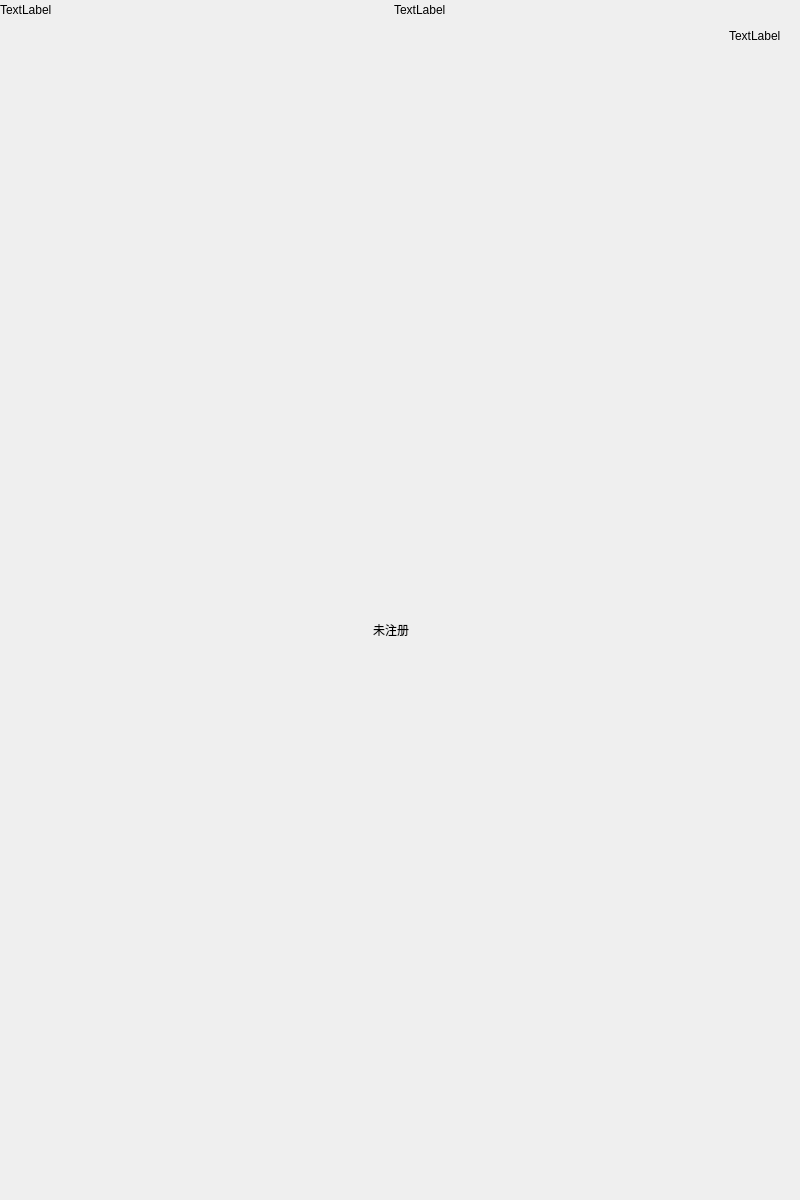
<?xml version="1.0" encoding="UTF-8"?>
<ui version="4.0">
 <class>noregisteredForm</class>
 <widget class="QWidget" name="noregisteredForm">
  <property name="geometry">
   <rect>
    <x>0</x>
    <y>0</y>
    <width>800</width>
    <height>1200</height>
   </rect>
  </property>
  <property name="windowTitle">
   <string>Form</string>
  </property>
  <widget class="QWidget" name="layoutWidget">
   <property name="geometry">
    <rect>
     <x>0</x>
     <y>0</y>
     <width>781</width>
     <height>1181</height>
    </rect>
   </property>
   <layout class="QVBoxLayout" name="verticalLayout">
    <item>
     <layout class="QHBoxLayout" name="horizontalLayout">
      <item>
       <widget class="QLabel" name="label_day">
        <property name="text">
         <string>TextLabel</string>
        </property>
       </widget>
      </item>
      <item>
       <spacer name="horizontalSpacer">
        <property name="orientation">
         <enum>Qt::Horizontal</enum>
        </property>
        <property name="sizeHint" stdset="0">
         <size>
          <width>40</width>
          <height>20</height>
         </size>
        </property>
       </spacer>
      </item>
      <item>
       <widget class="QLabel" name="label_time">
        <property name="text">
         <string>TextLabel</string>
        </property>
       </widget>
      </item>
      <item>
       <spacer name="horizontalSpacer_2">
        <property name="orientation">
         <enum>Qt::Horizontal</enum>
        </property>
        <property name="sizeHint" stdset="0">
         <size>
          <width>40</width>
          <height>20</height>
         </size>
        </property>
       </spacer>
      </item>
     </layout>
    </item>
    <item>
     <layout class="QHBoxLayout" name="horizontalLayout_2">
      <item>
       <spacer name="horizontalSpacer_7">
        <property name="orientation">
         <enum>Qt::Horizontal</enum>
        </property>
        <property name="sizeHint" stdset="0">
         <size>
          <width>40</width>
          <height>20</height>
         </size>
        </property>
       </spacer>
      </item>
      <item>
       <widget class="QLabel" name="label_count">
        <property name="text">
         <string>TextLabel</string>
        </property>
       </widget>
      </item>
     </layout>
    </item>
    <item>
     <spacer name="verticalSpacer_2">
      <property name="orientation">
       <enum>Qt::Vertical</enum>
      </property>
      <property name="sizeHint" stdset="0">
       <size>
        <width>20</width>
        <height>40</height>
       </size>
      </property>
     </spacer>
    </item>
    <item>
     <layout class="QHBoxLayout" name="horizontalLayout_3">
      <item>
       <spacer name="horizontalSpacer_3">
        <property name="orientation">
         <enum>Qt::Horizontal</enum>
        </property>
        <property name="sizeHint" stdset="0">
         <size>
          <width>40</width>
          <height>20</height>
         </size>
        </property>
       </spacer>
      </item>
      <item>
       <widget class="QLabel" name="label_pic">
        <property name="text">
         <string/>
        </property>
        <property name="pixmap">
         <pixmap resource="plamres.qrc">:/new/res/images/noregisted.png</pixmap>
        </property>
       </widget>
      </item>
      <item>
       <spacer name="horizontalSpacer_4">
        <property name="orientation">
         <enum>Qt::Horizontal</enum>
        </property>
        <property name="sizeHint" stdset="0">
         <size>
          <width>40</width>
          <height>20</height>
         </size>
        </property>
       </spacer>
      </item>
     </layout>
    </item>
    <item>
     <layout class="QHBoxLayout" name="horizontalLayout_5">
      <item>
       <spacer name="horizontalSpacer_5">
        <property name="orientation">
         <enum>Qt::Horizontal</enum>
        </property>
        <property name="sizeHint" stdset="0">
         <size>
          <width>40</width>
          <height>20</height>
         </size>
        </property>
       </spacer>
      </item>
      <item>
       <widget class="QLabel" name="label_hint">
        <property name="text">
         <string>未注册</string>
        </property>
       </widget>
      </item>
      <item>
       <spacer name="horizontalSpacer_6">
        <property name="orientation">
         <enum>Qt::Horizontal</enum>
        </property>
        <property name="sizeHint" stdset="0">
         <size>
          <width>40</width>
          <height>20</height>
         </size>
        </property>
       </spacer>
      </item>
     </layout>
    </item>
    <item>
     <spacer name="verticalSpacer">
      <property name="orientation">
       <enum>Qt::Vertical</enum>
      </property>
      <property name="sizeHint" stdset="0">
       <size>
        <width>20</width>
        <height>40</height>
       </size>
      </property>
     </spacer>
    </item>
   </layout>
  </widget>
 </widget>
 <resources>
  <include location="plamres.qrc"/>
 </resources>
 <connections/>
</ui>
